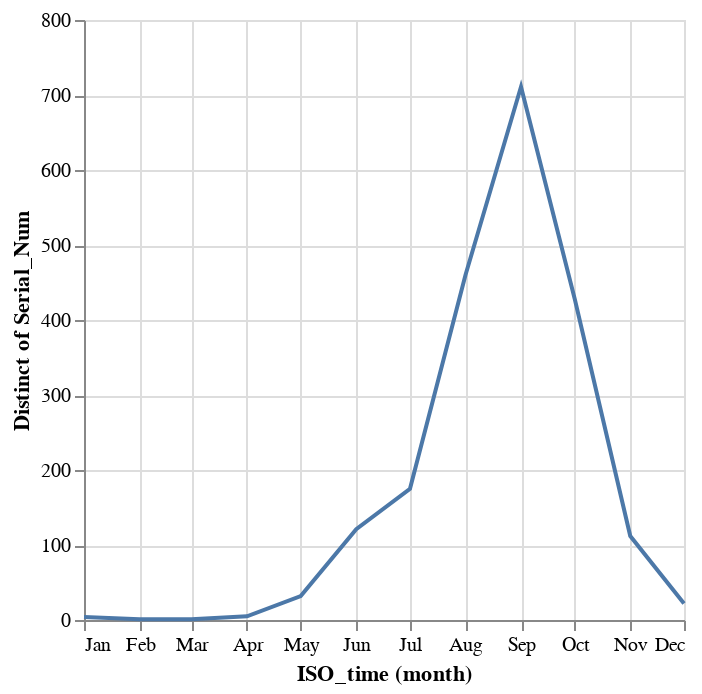

Source (notebook cell):
### Markdown cell above
## Hurricane Season

### Code cell
alt.Chart(tracts).mark_line().encode(
    x = 'month(ISO_time):T',
    y = 'distinct(Serial_Num):Q'
)

### Figure 1 — Vega specification as saved in the notebook (floating-point values rounded to 4 significant figures)
{"$schema": "https://vega.github.io/schema/vega/v5.json", "data": [{"name": "source_0", "values": [{"distinct_Serial_Num": 121, "month_ISO_time": "2012-06-01T00:00:00.000"}, {"distinct_Serial_Num": 175, "month_ISO_time": "2012-07-01T00:00:00.000"}, {"distinct_Serial_Num": 460, "month_ISO_time": "2012-08-01T00:00:00.000"}, {"distinct_Serial_Num": 711, "month_ISO_time": "2012-09-01T00:00:00.000"}, {"distinct_Serial_Num": 428, "month_ISO_time": "2012-10-01T00:00:00.000"}, {"distinct_Serial_Num": 112, "month_ISO_time": "2012-11-01T00:00:00.000"}, {"distinct_Serial_Num": 32, "month_ISO_time": "2012-05-01T00:00:00.000"}, {"distinct_Serial_Num": 22, "month_ISO_time": "2012-12-01T00:00:00.000"}, {"distinct_Serial_Num": 1, "month_ISO_time": "2012-03-01T00:00:00.000"}, {"distinct_Serial_Num": 4, "month_ISO_time": "2012-01-01T00:00:00.000"}, {"distinct_Serial_Num": 1, "month_ISO_time": "2012-02-01T00:00:00.000"}, {"distinct_Serial_Num": 5, "month_ISO_time": "2012-04-01T00:00:00.000"}], "transform": [{"type": "formula", "expr": "toDate(datum['month_ISO_time'])", "as": "month_ISO_time"}]}, {"name": "source_0_y_domain_distinct_Serial_Num", "values": [{"min": 1, "max": 711}]}], "marks": [{"type": "line", "name": "marks", "from": {"data": "source_0"}, "sort": {"field": "datum[\"month_ISO_time\"]"}, "encode": {"update": {"x": {"field": "month_ISO_time", "scale": "x"}, "defined": {"signal": "isValid(datum[\"month_ISO_time\"]) && isFinite(+datum[\"month_ISO_time\"]) && isValid(datum[\"distinct_Serial_Num\"]) && isFinite(+datum[\"distinct_Serial_Num\"])"}, "stroke": {"value": "#4c78a8"}, "y": {"field": "distinct_Serial_Num", "scale": "y"}, "description": {"signal": "\"ISO_time (month): \" + (timeFormat(datum[\"month_ISO_time\"], timeUnitSpecifier([\"month\"], {\"year-month\":\"%b %Y \",\"year-month-date\":\"%b %d, %Y \"}))) + \"; Distinct of Serial_Num: \" + (format(datum[\"distinct_Serial_Num\"], \"\"))"}}}, "style": ["line"]}], "scales": [{"name": "x", "type": "time", "domain": {"data": "source_0", "field": "month_ISO_time"}, "range": [0, {"signal": "width"}]}, {"name": "y", "type": "linear", "domain": [{"signal": "(data(\"source_0_y_domain_distinct_Serial_Num\")[0] || {}).min"}, {"signal": "(data(\"source_0_y_domain_distinct_Serial_Num\")[0] || {}).max"}], "range": [{"signal": "height"}, 0], "nice": true, "zero": true}], "axes": [{"scale": "x", "tickMinStep": {"signal": "datetime(2001, 1, 1, 0, 0, 0, 0) - datetime(2001, 0, 1, 0, 0, 0, 0)"}, "labels": false, "gridScale": "y", "aria": false, "maxExtent": 0, "ticks": false, "zindex": 0, "minExtent": 0, "orient": "bottom", "domain": false, "grid": true}, {"scale": "y", "orient": "left", "gridScale": "x", "grid": true, "aria": false, "maxExtent": 0, "minExtent": 0, "tickCount": {"signal": "ceil(height/40)"}, "domain": false, "labels": false, "zindex": 0, "ticks": false}, {"scale": "x", "orient": "bottom", "labelFlush": true, "grid": false, "labelOverlap": true, "tickMinStep": {"signal": "datetime(2001, 1, 1, 0, 0, 0, 0) - datetime(2001, 0, 1, 0, 0, 0, 0)"}, "title": "ISO_time (month)", "format": {"signal": "timeUnitSpecifier([\"month\"], {\"year-month\":\"%b %Y \",\"year-month-date\":\"%b %d, %Y \"})"}, "zindex": 0}, {"scale": "y", "grid": false, "title": "Distinct of Serial_Num", "labelOverlap": true, "tickCount": {"signal": "ceil(height/40)"}, "zindex": 0, "orient": "left"}], "height": 300, "width": 300, "background": "white", "padding": 5, "style": "cell"}
